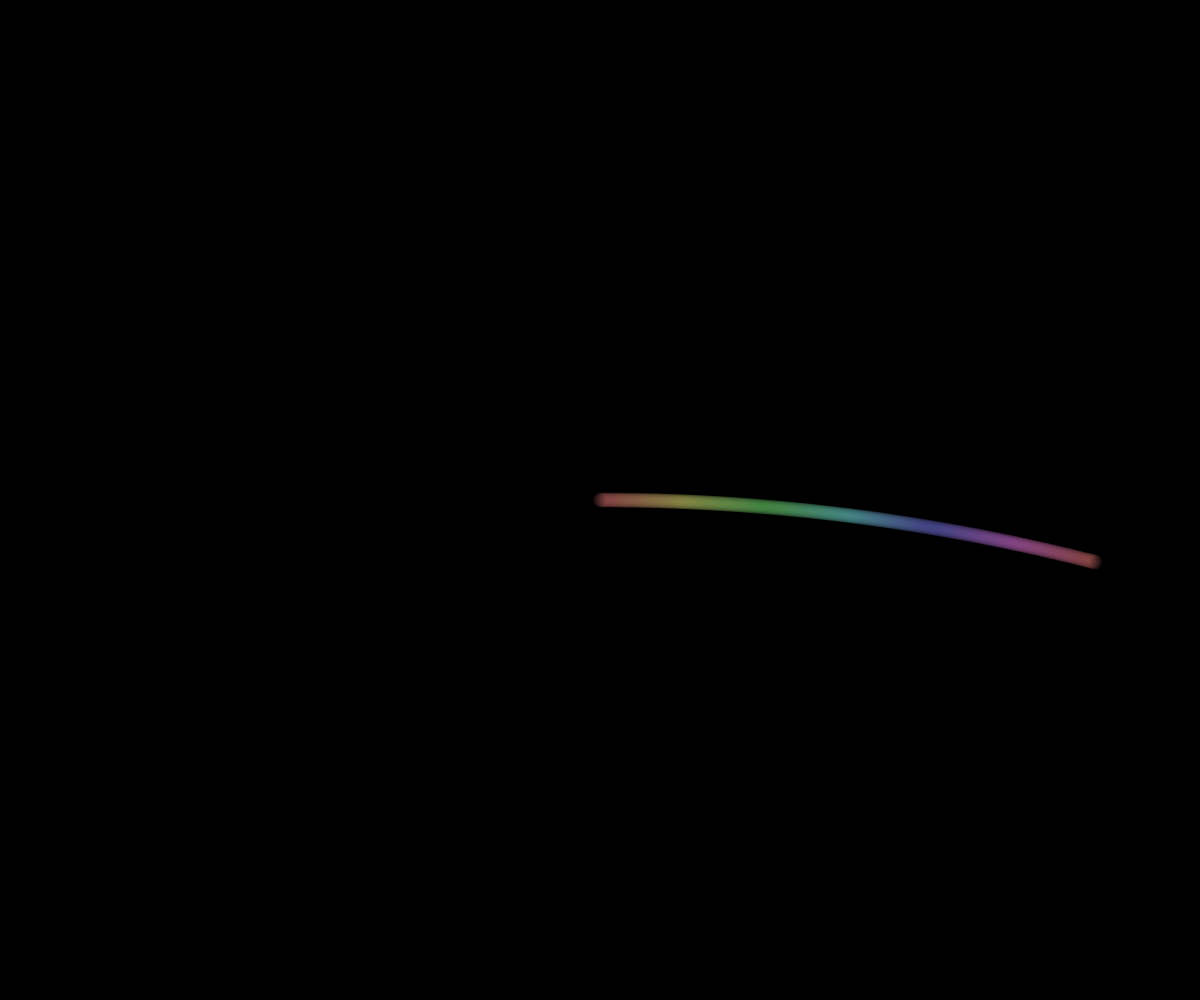
Frame 1 (no input)
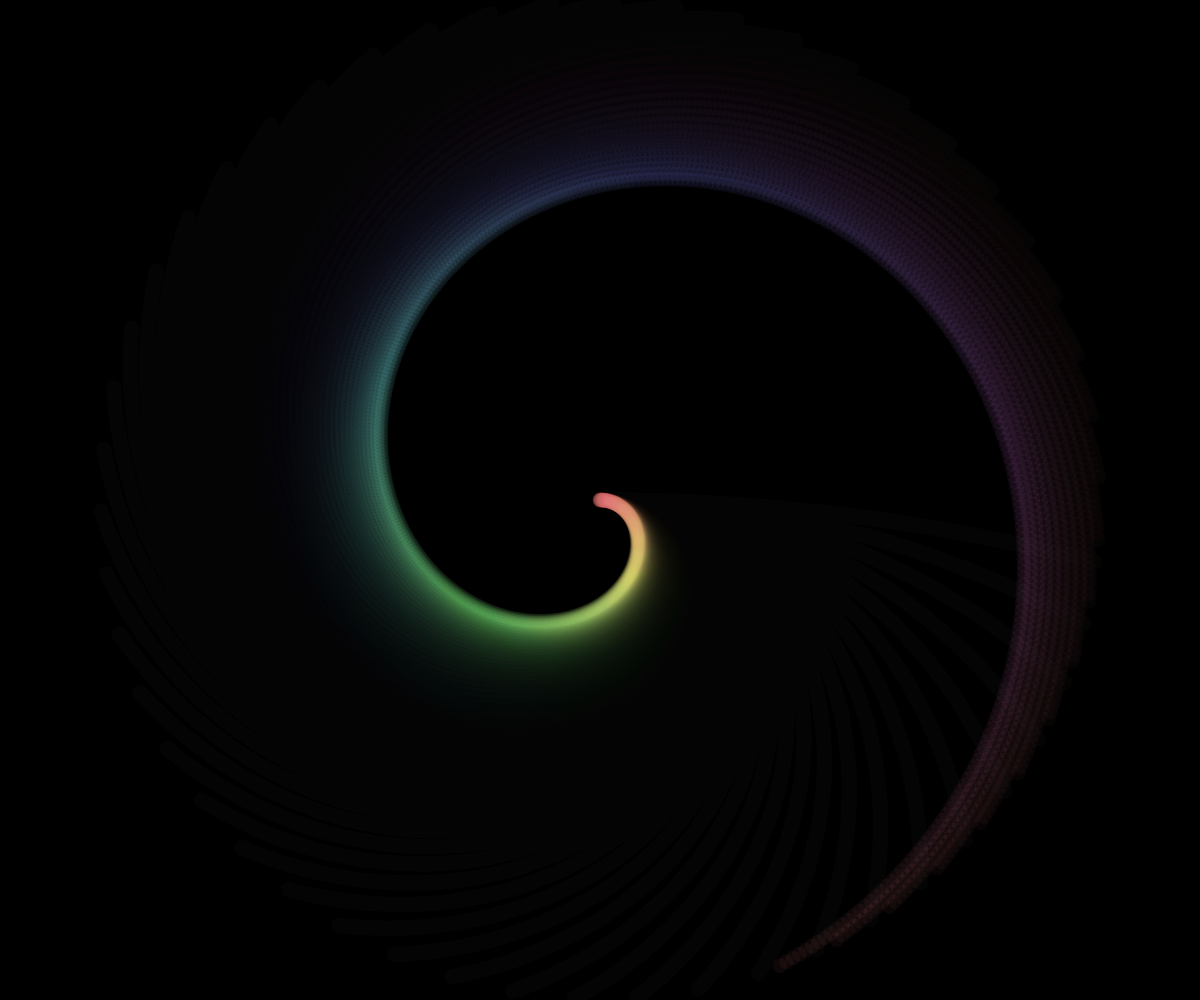
Frame 60 (no input)
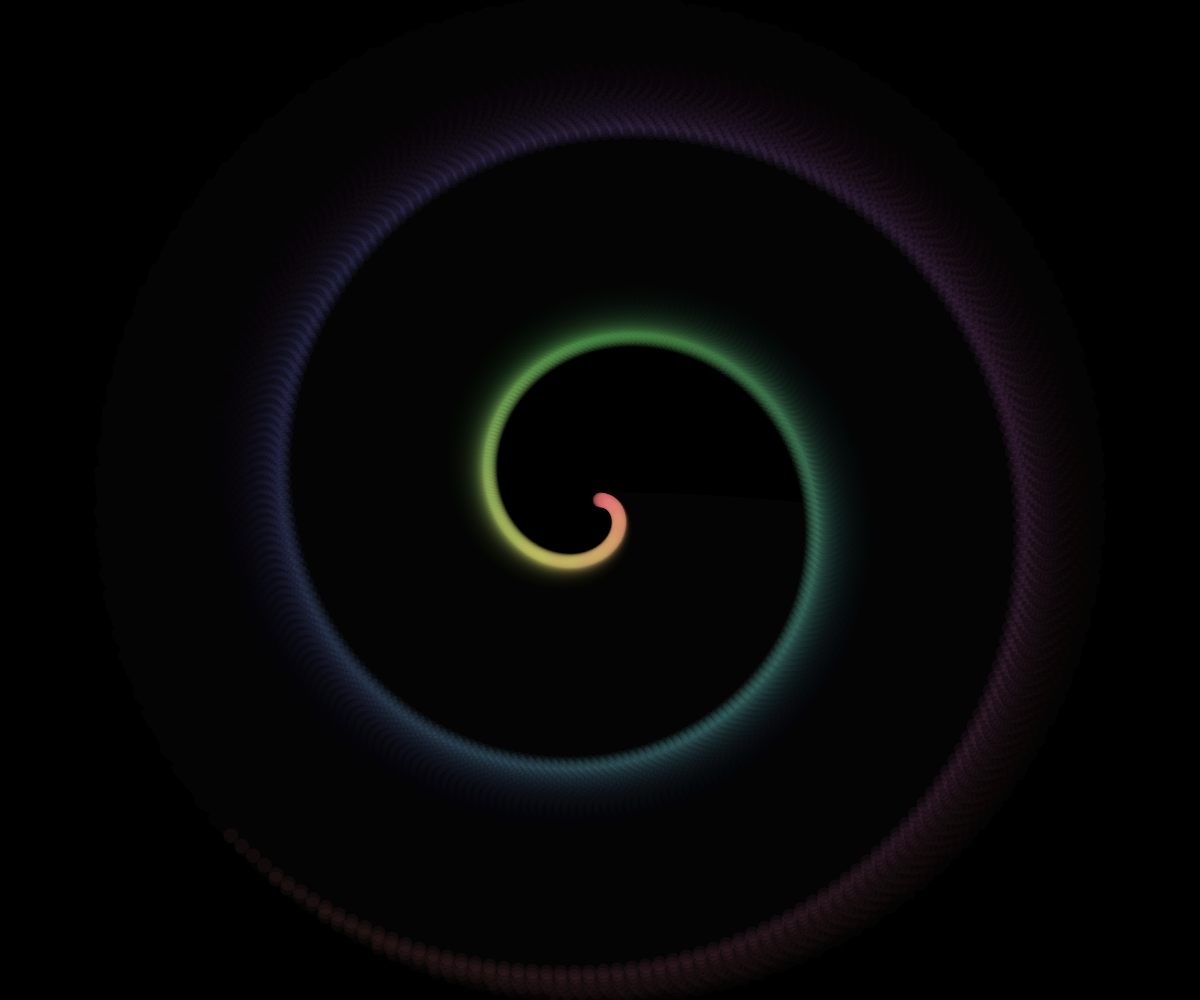
Frame 120 (the mouse pressed at the canvas centre since frame 60)

The p5.js sketch that drew these frames (run headless with seeded random() and noise() and a simulated clock; from frame 60 on, the mouse is pressed at the canvas centre):

// p5.js sketch
// ── sketch.js
var particles;
function setup() {
  var cnv = createCanvas(windowWidth, windowHeight);
  cnv.id("cool_canvas");
  colorMode(HSB,360,100,100);
  background(0,0,0);
  strokeWeight(15);
  particles = min(width, height) / 2;
}
function draw(){
  translate(width/2, height/2);
  
  // FADE
  fill(0,0.1);
  noStroke();
  rect(-width/2, -height/2, width, height);
  noFill();
  
  for(var i=0; i<particles ; i++){
    stroke(360*i/particles, 50, 100, 0.05);
    point(
      i*cos(i*frameCount/4000.0),
      i*sin(i*frameCount/4000.0)
    );
  }
} 
